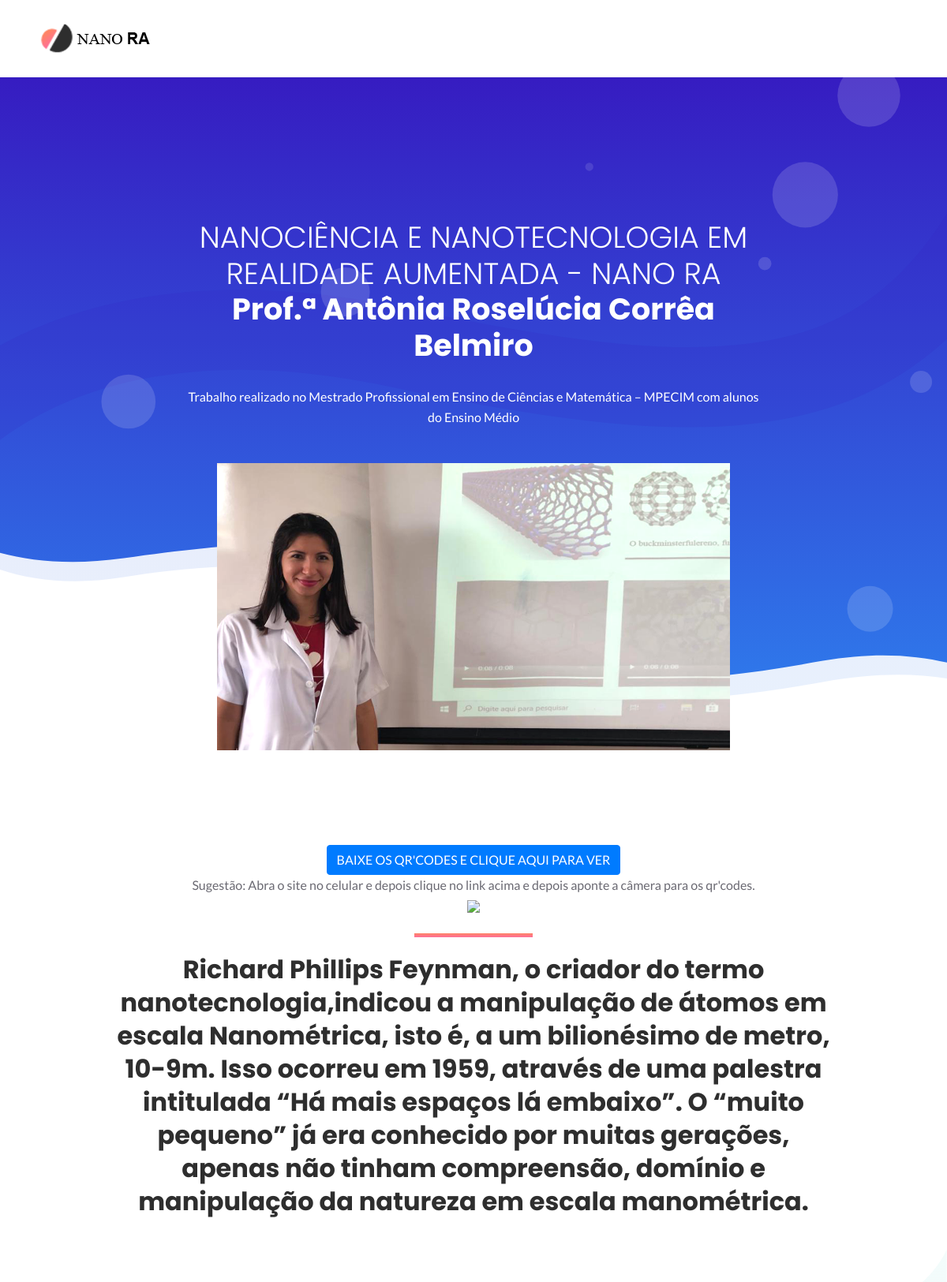
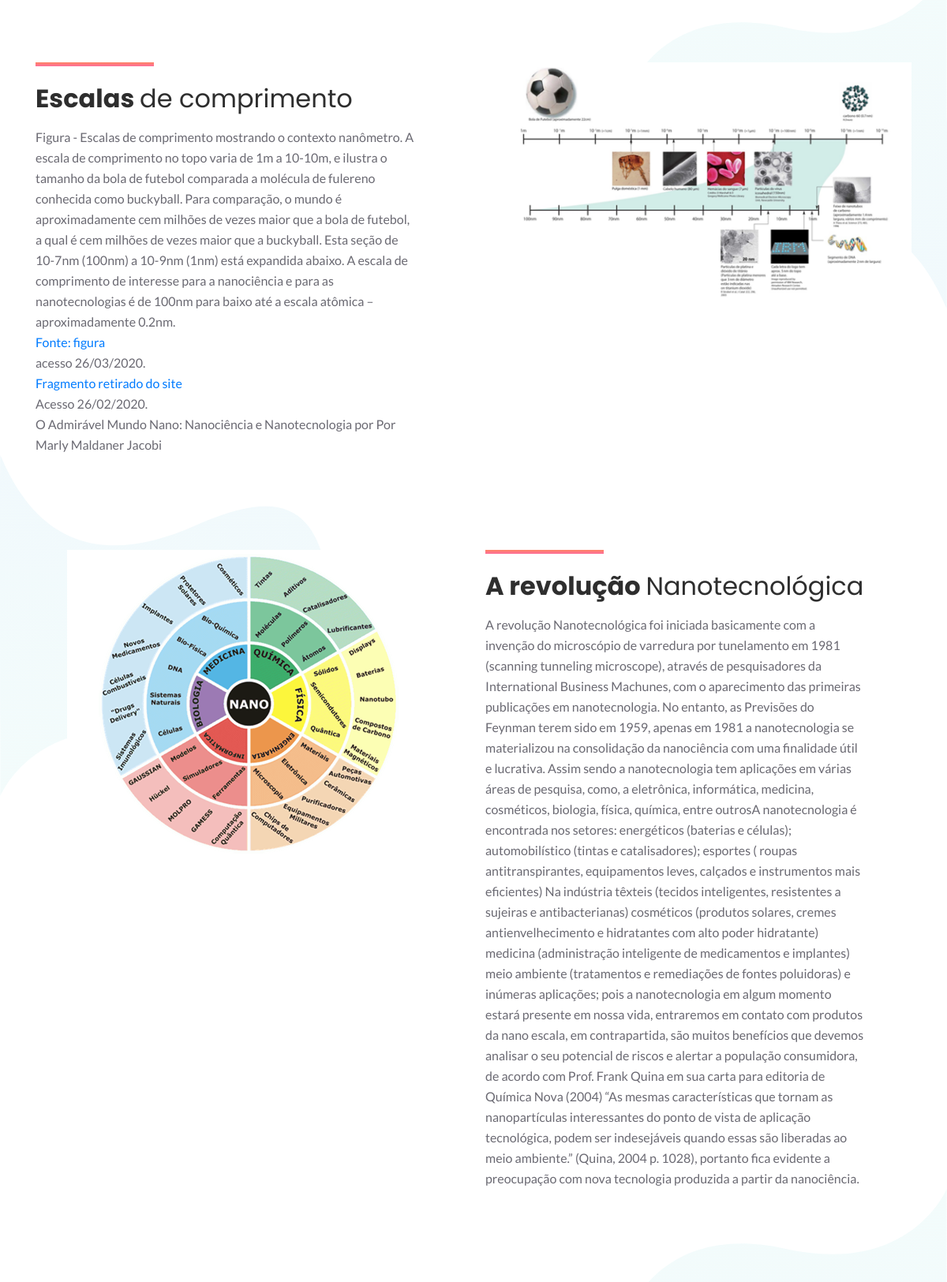
The page / (upper part) on the database its author committed (2 pictures, top to bottom).
### tables this page shows
CREATE TABLE `headerpart` (
  `id` int(10) NOT NULL,
  `tematicaSite` varchar(300) NOT NULL,
  `nomeEducador` varchar(300) NOT NULL,
  `texto` text NOT NULL,
  `dataCadastro` date NOT NULL
);

CREATE TABLE `servicespart` (
  `id` int(10) NOT NULL,
  `texto` text NOT NULL,
  `dataCadastro` date NOT NULL
);

CREATE TABLE `aboutpart1` (
  `id` int(10) NOT NULL,
  `textoEscalaComprimento` text NOT NULL,
  `dataCadastro` date NOT NULL
);

CREATE TABLE `aboutpart2` (
  `id` int(10) NOT NULL,
  `textoRevolucaoNanotec` text NOT NULL,
  `dataCadastro` date NOT NULL
);

### index.php (the view, shortened to what this page needs)
<?php
include('./back-end/conexxao.php');
$buscar_aboutpart1 = "SELECT * FROM aboutpart1";
$query_aboutpart1 = mysqli_query($connex, $buscar_aboutpart1);
$buscar_aboutpart2 = "SELECT * FROM aboutpart2";
$query_aboutpart2 = mysqli_query($connex, $buscar_aboutpart2);
$buscar_headerpart = "SELECT * FROM headerpart";
$query_headerpart1 = mysqli_query($connex, $buscar_headerpart);
$query_headerpart2 = mysqli_query($connex, $buscar_headerpart);
$query_headerpart3 = mysqli_query($connex, $buscar_headerpart);
$buscar_servicespart = "SELECT * FROM servicespart";
$query_servicespart = mysqli_query($connex, $buscar_servicespart);
?>
<!doctype html>
<html class="no-js" lang="pt">
<head>
    <link rel="stylesheet" href="assets/css/animate.css">
    <link rel="stylesheet" href="assets/css/magnific-popup.css">
    <link rel="stylesheet" href="assets/css/slick.css">
    <link rel="stylesheet" href="assets/css/LineIcons.css">
    <link rel="stylesheet" href="assets/css/font-awesome.min.css">
    <link rel="stylesheet" href="assets/css/bootstrap.min.css">
    <link rel="stylesheet" href="assets/css/default.css">
    <link rel="stylesheet" href="assets/css/style.css">
</head>
<body>
    <header class="header-area">
        <div class="">
            <div class="container">
                <div class="row">
                    <div class="col-lg-12">
                        <nav class="navbar navbar-expand-lg">
                            <img src="assets/images/topo1.png" alt="Logo">
                        </nav>
                    </div>
                </div>
            </div>
        </div>
        <div id="home" class="header-hero bg_cover" style="background-image: url(assets/images/banner-bg.svg)">
            <div class="container">
                <div class="row justify-content-center">
                    <div class="col-lg-8">
                        <div class="header-hero-content text-center">
                            <h3 class="header-sub-title wow fadeInUp" data-wow-duration="1.3s" data-wow-delay="0.2s">
                                <?php
                                $recebeuHeader1 = mysqli_fetch_array($query_headerpart1);
                                $tematicaSite = $recebeuHeader1['tematicaSite'];
                                echo $tematicaSite;
                                ?>
                            </h3>
                            <h2 class="header-title wow fadeInUp" data-wow-duration="1.3s" data-wow-delay="0.5s">
                                <?php
                                $recebeuHeader2 = mysqli_fetch_array($query_headerpart2);
                                $nomeEducador = $recebeuHeader2['nomeEducador'];
                                echo $nomeEducador;
                                ?>
                            </h2>
                            <p class="text wow fadeInUp" data-wow-duration="1.3s" data-wow-delay="0.8s">
                                <?php
                                $recebeuHeader3 = mysqli_fetch_array($query_headerpart3);
                                $texto = $recebeuHeader3['texto'];
                                echo $texto;
                                ?>
                            </p>
                        </div>
                    </div>
                </div>
                <div class="row">
                    <div class="col-lg-12">
                        <div class="header-hero-image text-center wow fadeIn" data-wow-duration="1.3s" data-wow-delay="1.4s">
                            <img src="assets/images/header-hero.png" alt="hero">
                        </div>
                    </div>
                </div>
            </div>
            <div id="particles-1" class="particles"></div>
        </div>
    </header>
    <section id="features" class="services-area pt-120">
        <div class="container">
            <div class="row justify-content-center">
                <div class="col-lg-10">
                    <div class="section-title text-center pb-40">
                        <div>
                            <a class="btn btn-primary" href="ra/index2.html" target="_blank">BAIXE OS QR'CODES E CLIQUE
                                AQUI PARA VER</a>
                            <p>Sugestão: Abra o site no celular e depois clique no link acima e depois aponte a câmera
                                para os qr'codes.</p><img src="ra/todos.png">
                        </div>
                        <br>
                        <div class="line m-auto"></div>
                        <h3 class="title">
                            <?php
                            $recebeuServices = mysqli_fetch_array($query_servicespart);
                            $texto = $recebeuServices['texto'];
                            echo $texto;
                            ?>
                        </h3>
                    </div>
                </div>
            </div>
        </div>
    </section>
    <section id="about" class="about-area pt-70">
        <div class="container">
            <div class="row">
                <div class="col-lg-6">
                    <div class="about-content mt-50 wow fadeInLeftBig" data-wow-duration="1s" data-wow-delay="0.5s">
                        <div class="section-title">
                            <div class="line"></div>
                            <h3 class="title">Escalas <span> de comprimento</span></h3>
                        </div>
                        <p class="text">
                            <?php
                            $recebeuAbout1 = mysqli_fetch_array($query_aboutpart1);
                            $textoEscalaComprimento = $recebeuAbout1['textoEscalaComprimento'];
                            echo $textoEscalaComprimento;
                            ?>
                        </p>
                    </div>
                </div>
                <div class="col-lg-6">
                    <div class="about-image text-center mt-50 wow fadeInRightBig" data-wow-duration="1s" data-wow-delay="0.5s">
                        <img src="assets/images/fig1.png" alt="about">
                    </div>
                </div>
            </div>
        </div>
        <div class="about-shape-1">
        </div>
    </section>
    <section class="about-area pt-70">
        <div class="about-shape-2">
        </div>
        <div class="container">
            <div class="row">
                <div class="col-lg-6 order-lg-last">
                    <div class="about-content mt-50 wow fadeInLeftBig" data-wow-duration="1s" data-wow-delay="0.5s">
                        <div class="section-title">
                            <div class="line"></div>
                            <h3 class="title">A revolução <span> Nanotecnológica</span></h3>
                        </div>
                        <p class="text">
                            <?php
                            $recebeuAbout2 = mysqli_fetch_array($query_aboutpart2);
                            $textoRevolucaoNanotec = $recebeuAbout2['textoRevolucaoNanotec'];
                            echo $textoRevolucaoNanotec;
                            ?>
                        </p>
                    </div>
                </div>
                <div class="col-lg-6 order-lg-first">
                    <div class="about-image text-center mt-50 wow fadeInRightBig" data-wow-duration="1s" data-wow-delay="0.5s">
                        <img src="assets/images/fig2.png" alt="about">
                    </div>
                </div>
            </div>
        </div>
    </section>
    <section class="about-area pt-70">
        <div class="container">
            <div class="row">
                <div class="col-lg-6">
                </div>
                <div class="col-lg-6">
                </div>
            </div>
        </div>
        <div class="about-shape-1">
        </div>
    </section>
</body>
</html>

### assets/css/default.css (style rules this page uses)
.mt-50 { margin-top: 50px; }
.pt-70 { padding-top: 70px; }
.pt-120 { padding-top: 120px; }
.pb-40 { padding-bottom: 40px; }

### assets/css/style.css (style rules this page uses)
body { font-family: "Lato", sans-serif; font-weight: normal; font-style: normal; color: #6A6972; overflow-x: hidden; }
* { margin: 0; padding: 0; -webkit-box-sizing: border-box; -moz-box-sizing: border-box; box-sizing: border-box; }
img { max-width: 100%; }
i, span, a { display: inline-block; }
audio, canvas, iframe, img, svg, video { vertical-align: middle; }
h1, h2, h3, h4, h5, h6 { font-family: "Poppins", sans-serif; font-weight: 700; color: #2E2E2E; margin: 0px; }
h2 { font-size: 36px; }
h3 { font-size: 28px; }
p { font-size: 16px; font-weight: 400; line-height: 26px; color: #6A6972; margin: 0px; }
.bg_cover { background-position: center center; background-size: cover; background-repeat: no-repeat; width: 100%; height: 100%; }
.section-title .line { background: -webkit-linear-gradient(#fe8464 0%, #fe6e9a 100%); background: -o-linear-gradient(#fe8464 0%, #fe6e9a 100%); background: linear-gradient(#fe8464 0%, #fe6e9a 100%); width: 150px; height: 5px; margin-bottom: 10px !important; }
.section-title .title { font-size: 38px; font-weight: 700; line-height: 42px; }
.section-title .title { font-size: 32px; padding-top: 10px; }
.navbar { padding: 25px 0; border-radius: 5px; position: relative; -webkit-transition: all 0.3s ease-out 0s; -moz-transition: all 0.3s ease-out 0s; -ms-transition: all 0.3s ease-out 0s; -o-transition: all 0.3s ease-out 0s; transition: all 0.3s ease-out 0s; }
.header-hero { position: relative; z-index: 5; background-position: bottom center; }
#particles-1 { position: absolute; top: 0; left: 0; width: 100%; height: 100%; z-index: -1; }
.header-hero-content { padding-top: 180px; }
.header-hero-content .header-sub-title { font-size: 38px; font-weight: 300; color: #fff; }
.header-hero-content .header-title { font-size: 38px; font-weight: 700; color: #fff; }
.header-hero-content .text { color: #fff; margin-top: 30px; }
.header-hero-image { padding-top: 45px; }
.header-hero-image img { max-width: 650px; }
.about-area { position: relative; z-index: 5; }
.about-shape-1 { position: absolute; top: 0; right: 0; width: 35%; height: 100%; z-index: -1; }
.about-shape-2 { position: absolute; top: 0; left: 0; width: 35%; height: 100%; z-index: -1; }
.about-content { max-width: 480px; }
.about-content .text { margin-top: 15px; }

### rows shown on the page
headerpart: tematicaSite "NANOCIÊNCIA E NANOTECNOLOGIA EM REALIDADE AUMENTADA - NANO RA", nomeEducador "Prof.ª Antônia Roselúcia Corrêa Belmiro", texto "Trabalho realizado no Mestrado Profissional em Ensino de Ciências e Matemática – MPECIM com alunos do Ensino Médio"
servicespart: texto "Richard Phillips Feynman, o criador do termo nanotecnologia,indicou a manipulação de átomos em escala Nanométrica, isto é, a um bilionésimo de metro, 10-9m. Isso ocorreu em 1959, através de uma palestra intitulada “Há mais espaços lá embaixo”. O “muito pequeno” já era conhecido por muitas gerações, apenas não tinham compreensão, domínio e manipulação da natureza em escala manométrica."
aboutpart1: textoEscalaComprimento "Figura - Escalas de comprimento mostrando o contexto nanômetro. A escala de comprimento no topo varia de 1m a 10-10m, e ilustra o tamanho da bola de futebol comparada a molécula de fulereno conhecida como buckyball. Para comparação, o mundo é aproximadamente cem milhões de vezes maior que a bola de futebol, a qual é cem milhões de vezes maior que a buckyball. Esta seção de 10-7nm (100nm) a 10-9nm (1nm) está expandida abaixo. A escala de comprimento de interesse para a nanociência e para as nanotecnologias é de 100nm para baixo até a escala atômica – aproximadamente 0.2nm. Fonte: figura acesso 26/03/2020. Fragmento retirado do site Acesso 26/02/2020. O Admirável Mundo Nano: Nanociência e…"
aboutpart2: textoRevolucaoNanotec "A revolução Nanotecnológica foi iniciada basicamente com a invenção do microscópio de varredura por tunelamento em 1981 (scanning tunneling microscope), através de pesquisadores da International Business Machunes, com o aparecimento das primeiras publicações em nanotecnologia. No entanto, as Previsões do Feynman terem sido em 1959, apenas em 1981 a nanotecnologia se materializou na consolidação da nanociência com uma finalidade útil e lucrativa. Assim sendo a nanotecnologia tem aplicações em várias áreas de pesquisa, como, a eletrônica, informática, medicina, cosméticos, biologia, física, química, entre outrosA nanotecnologia é encontrada nos setores: energéticos (baterias e células);…"
